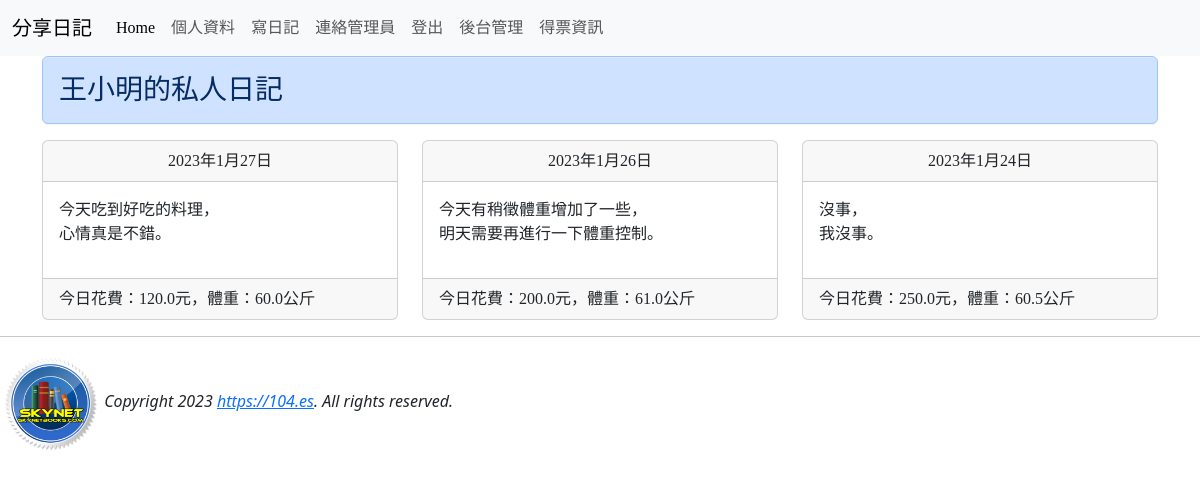
Screenshot of / (signed in) with the database file from the repository.
### mysite/models.py (models this page shows, shortened)
class Diary(models.Model):
    user = models.ForeignKey(auth.models.User, on_delete=models.CASCADE)
    budget = models.FloatField(default=0)
    weight = models.FloatField(default=0)
    note = models.TextField()
    ddate = models.DateField()

### mysite/views.py (the view)
# urls.py: path('', views.index),
def index(request):
    if request.user.is_authenticated:
        username = request.user.username
        useremail = request.user.email
        try:
            user = User.objects.get(username=username)
            diaries = models.Diary.objects.filter(user=user).order_by('-ddate')
        except Exception as e:
            print(e)
            pass
    messages.get_messages(request)
    return render(request, 'index.html', locals())

### templates/index.html (shortened to what this page needs)
{% extends "base.html" %}
{% block content %}
<div class='container'>
    <div class='row'>
        <div class='col-md-12'>
                    <h3 class="alert alert-primary">{{ username | default:"我"}}的私人日記</h3>
            </div>
        </div>
        {% for diary in diaries %}
        {% cycle "<div class='row'>" "" "" %}
            <div class='col-md-4'>
                <div class='card'>
                    <div class='card-header' align=center>
                        {{ diary.ddate }}
                    </div>
                    <div class='card-body'>
                        {{ diary.note | linebreaks }}
                    </div>
                    <div class='card-footer'>
                        今日花費：{{ diary.budget }}元，體重：{{ diary.weight }}公斤
                    </div>
                </div>
            </div>
        {% cycle "" "" "</div>" %}
        {% empty %}
            <h3><em>目前沒有日記內容可供顯示，請登入網站或輸入日記內容</em></h3>
        {% endfor %}
    </div>
{% endblock %}

### templates/base.html (shortened to what this page needs)
<!DOCTYPE html>
<html>
<head>
<link href="https://cdn.jsdelivr.net/npm/bootstrap@5.3.0-alpha1/dist/css/bootstrap.min.css" rel="stylesheet">
<link rel="stylesheet" href="https://maxcdn.bootstrapcdn.com/bootstrap/3.3.6/css/bootstrap-theme.min.css">
<link rel="stylesheet" href="https://cdn.jsdelivr.net/npm/bootstrap-icons@1.10.3/font/bootstrap-icons.css">
</head>
<body>
{% include "header.html" %}
{% block content %}{% endblock %}
{% include "footer.html" %}
</body>
</html>

### templates/header.html (shortened to what this page needs)
<nav class="navbar navbar-expand-lg bg-body-tertiary">
  <div class="container-fluid">
    <a class="navbar-brand" href="#">分享日記</a>
    <div class="collapse navbar-collapse" id="navbarNav">
      <ul class="navbar-nav">
        <li class="nav-item">
          <a class="nav-link active" aria-current="page" href="/">Home</a>
        </li>
        {% if username %}
        <li class="nav-item">
          <a class="nav-link" href="/userinfo/">個人資料</a>
        </li>
        <li class="nav-item">
          <a class="nav-link" href="/post/">寫日記</a>
        </li>
        <li class="nav-item">
          <a class="nav-link" href="/contact/">連絡管理員</a>
        </li>
        <li class="nav-item">
          <a class="nav-link" href="/logout/">登出</a>
        </li>
        {% endif %}
        <li class="nav-item">
          <a class="nav-link" href="/admin/">後台管理</a>
        </li>
        <li class="nav-item">
          <a class="nav-link" href="/votes/">得票資訊</a>
        </li>
      </ul>
    </div>
  </div>
</nav>

### templates/footer.html
<hr>
{% load static %}
<img src="{% static "images/logo.png" %}" width=100>
<em>Copyright 2023 <a href='https://104.es'>https://104.es</a>. All rights reserved.</em>

### templates/base.html (style rules this page uses)
h1, h2, h3, h4, h5, p, div { font-family: 微軟正黑體; }

### rows the page displays
Diary: ddate "2023年1月27日", note "今天吃到好吃的料理， 心情真是不錯。", budget "120.0", weight "60.0"
Diary: ddate "2023年1月26日", note "今天有稍徵體重增加了一些， 明天需要再進行一下體重控制。", budget "200.0", weight "61.0"
Diary: ddate "2023年1月24日", note "沒事， 我沒事。", budget "250.0", weight "60.5"

### other values shown
{{ username | default:"我" }} "王小明"
